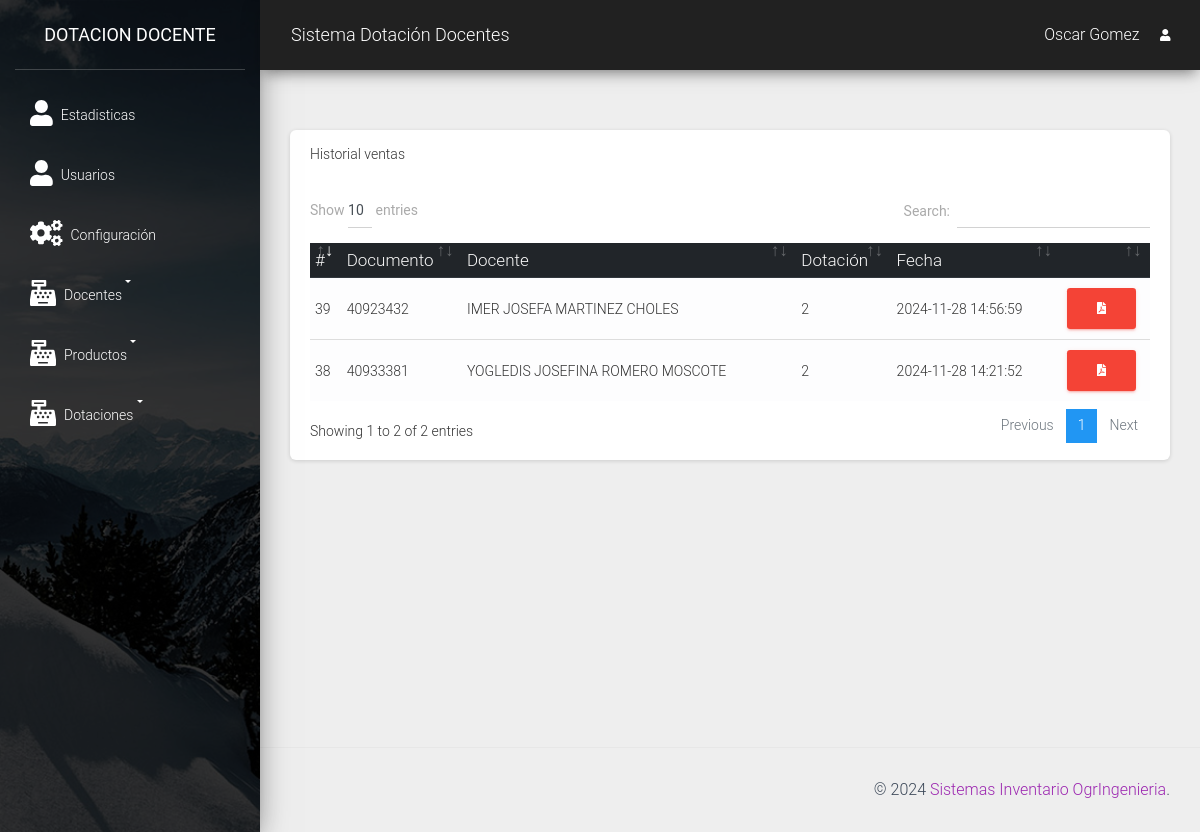
Screenshot of /src/lista_ventas.php (signed in) with the database file from the repository.
### tables this page shows
CREATE TABLE `ventas` (
  `id` int(11) NOT NULL,
  `id_cliente` int(11) NOT NULL,
  `total` decimal(10,2) NOT NULL,
  `id_usuario` int(11) NOT NULL,
  `fecha` timestamp NOT NULL DEFAULT current_timestamp() ON UPDATE current_timestamp(),
  `dataciones` varchar(10) NOT NULL
);

CREATE TABLE `cliente` (
  `idcliente` int(11) NOT NULL,
  `nombre` varchar(100) NOT NULL,
  `documento` varchar(15) NOT NULL,
  `id_municipios` varchar(200) NOT NULL,
  `bono` varchar(30) NOT NULL,
  `id_colegio` int(15) NOT NULL,
  `sexo` varchar(10) NOT NULL,
  `tipo_funcionario` varchar(20) NOT NULL,
  `dotacion` int(5) NOT NULL,
  `fecha` date DEFAULT NULL,
  `fecha_entrega` date DEFAULT NULL,
  `dotacion_entregada` tinyint(4) NOT NULL
);

### src/lista_ventas.php (the view, shortened to what this page needs)
<?php
require_once "../conexion.php";
$id_user = $_SESSION['idUser'];
if($_SESSION['tipo'] == 1){
    $query = mysqli_query($conexion, "SELECT v.*, c.idcliente, c.nombre, c.documento FROM ventas v INNER JOIN cliente c ON v.id_cliente = c.idcliente");
}else{
    $query = mysqli_query($conexion, "SELECT v.*, c.idcliente, c.nombre, c.documento FROM ventas v INNER JOIN cliente c ON v.id_cliente = c.idcliente WHERE v.id_usuario = " . $id_user);
}
include_once "includes/header.php";
?>
<div class="card">
    <div class="card-header">
        Historial ventas
    </div>
    <div class="card-body">
        <div class="table-responsive">
            <table class="table table-light" id="tbl">
                <thead class="thead-dark">
                    <tr>
                        <th>#</th>
                        <th>Documento</th>
                        <th>Docente</th>
                        <th>Dotación</th>
                        <th>Fecha</th>
                        <th></th>
                    </tr>
                </thead>
                <tbody>
                    <?php while ($row = mysqli_fetch_assoc($query)) { ?>
                        <tr>
                            <td><?php echo $row['id']; ?></td>
                            <td><?php echo $row['documento']; ?></td>
                            <td><?php echo $row['nombre']; ?></td>
                            <td><?php echo $row['dataciones']; ?></td>
                            <td><?php echo $row['fecha']; ?></td>
                            <td>
                                <a href="pdf/generar.php?cl=<?php echo $row['id_cliente'] ?>&v=<?php echo $row['id'] ?>" target="_blank" class="btn btn-danger"><i class="fas fa-file-pdf"></i></a>
                            </td>
                        </tr>
                    <?php } ?>
                </tbody>
            </table>
        </div>
    </div>
</div>
<?php include_once "includes/footer.php"; ?>

### rows the page displays
ventas: id "38", id_cliente.documento "40933381", id_cliente.nombre "YOGLEDIS JOSEFINA ROMERO MOSCOTE", dataciones "2", fecha "2024-11-28 14:21:52"
ventas: id "39", id_cliente.documento "40923432", id_cliente.nombre "IMER JOSEFA MARTINEZ CHOLES", dataciones "2", fecha "2024-11-28 14:56:59"

### other values shown
$_SESSION['nombre'] "Oscar Gomez"
